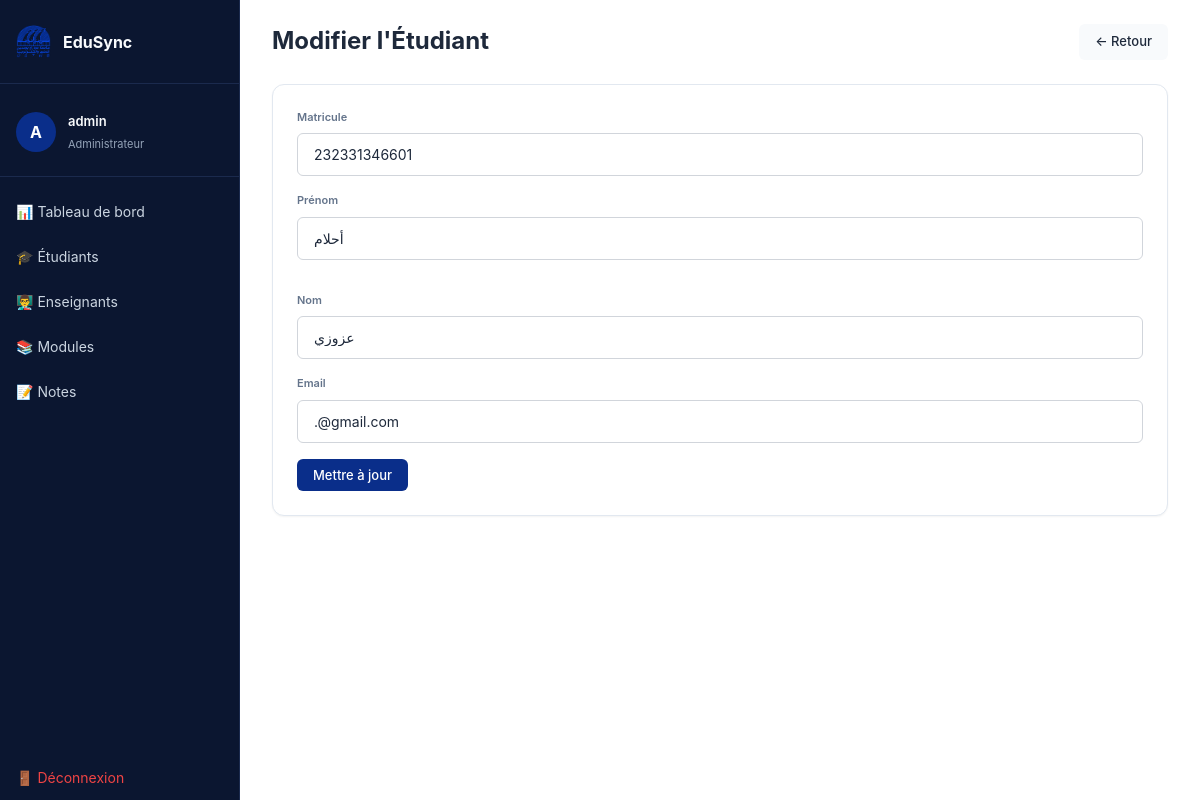
The page /admin/edit_student.php?id=197 (signed in) on the database as committed earlier.
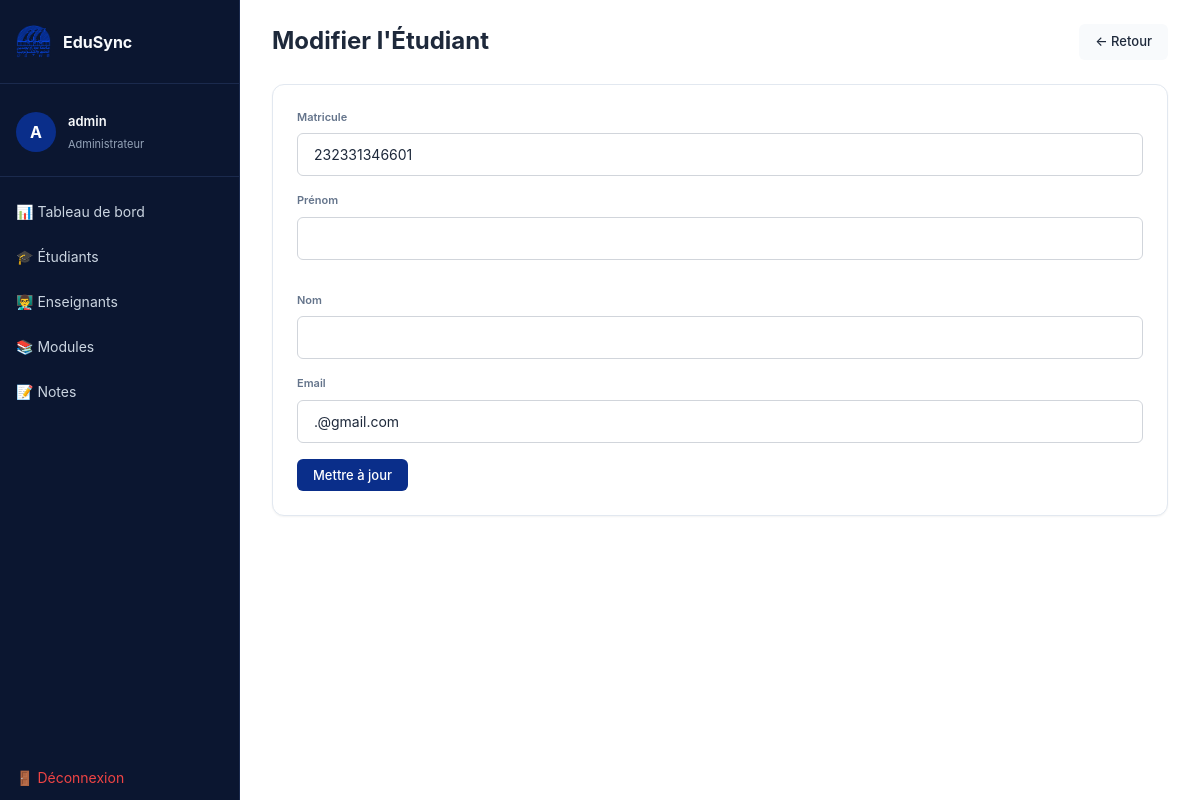
The same page on the database as committed later.
### tables this page shows
CREATE TABLE IF NOT EXISTS students (
    id          INT AUTO_INCREMENT PRIMARY KEY,
    last_name             VARCHAR(80)  NOT NULL,
    first_name            VARCHAR(80)  NOT NULL,
    email                 VARCHAR(120) NOT NULL UNIQUE,
    profile_image         VARCHAR(255) DEFAULT NULL,
    student_number        VARCHAR(20)  NOT NULL UNIQUE,
    birth_date            DATE,
    password_hash         VARCHAR(255) NOT NULL,
    must_change_password  TINYINT(1)   NOT NULL DEFAULT 1,
    last_login            DATETIME DEFAULT NULL,
    last_activity         DATETIME DEFAULT NULL,
    is_active             TINYINT(1)   NOT NULL DEFAULT 1,
    created_at            TIMESTAMP    DEFAULT CURRENT_TIMESTAMP
);

### admin/edit_student.php (the view, shortened to what this page needs)
<?php
require_once '../config/db.php';
$id = (int) ($_GET['id'] ?? 0);
$stmt = $pdo->prepare("SELECT * FROM students WHERE id = ?");
$stmt->execute([$id]);
$student = $stmt->fetch();
$data = $_SERVER['REQUEST_METHOD'] === 'POST' ? $_POST : $student;
require_once '../includes/header.php';
?>
<div class="page-header">
    <h1>Modifier l'Étudiant</h1>
    <a href="students.php" class="btn btn-secondary">← Retour</a>
</div>
<div class="card">
    <form method="POST" action="">
        <div class="form-group">
            <label>Matricule</label>
            <input type="text" name="student_number"
                   value="<?= htmlspecialchars($data['student_number']) ?>">
        </div>
        <div class="form-row">
            <div class="form-group">
                <label>Prénom</label>
                <input type="text" name="first_name"
                       value="<?= htmlspecialchars($data['first_name']) ?>">
            </div>
            <div class="form-group">
                <label>Nom</label>
                <input type="text" name="last_name"
                       value="<?= htmlspecialchars($data['last_name']) ?>">
            </div>
        </div>
        <div class="form-group">
            <label>Email</label>
            <input type="email" name="email"
                   value="<?= htmlspecialchars($data['email']) ?>">
        </div>
        <button type="submit" class="btn btn-primary">Mettre à jour</button>
    </form>
</div>
<?php require_once '../includes/footer.php'; ?>

Rows that differ between the two databases and show on the page:
changed students ".@gmail.com": first_name "أحلام" → (not shown); last_name "عزوزي" → (not shown)
